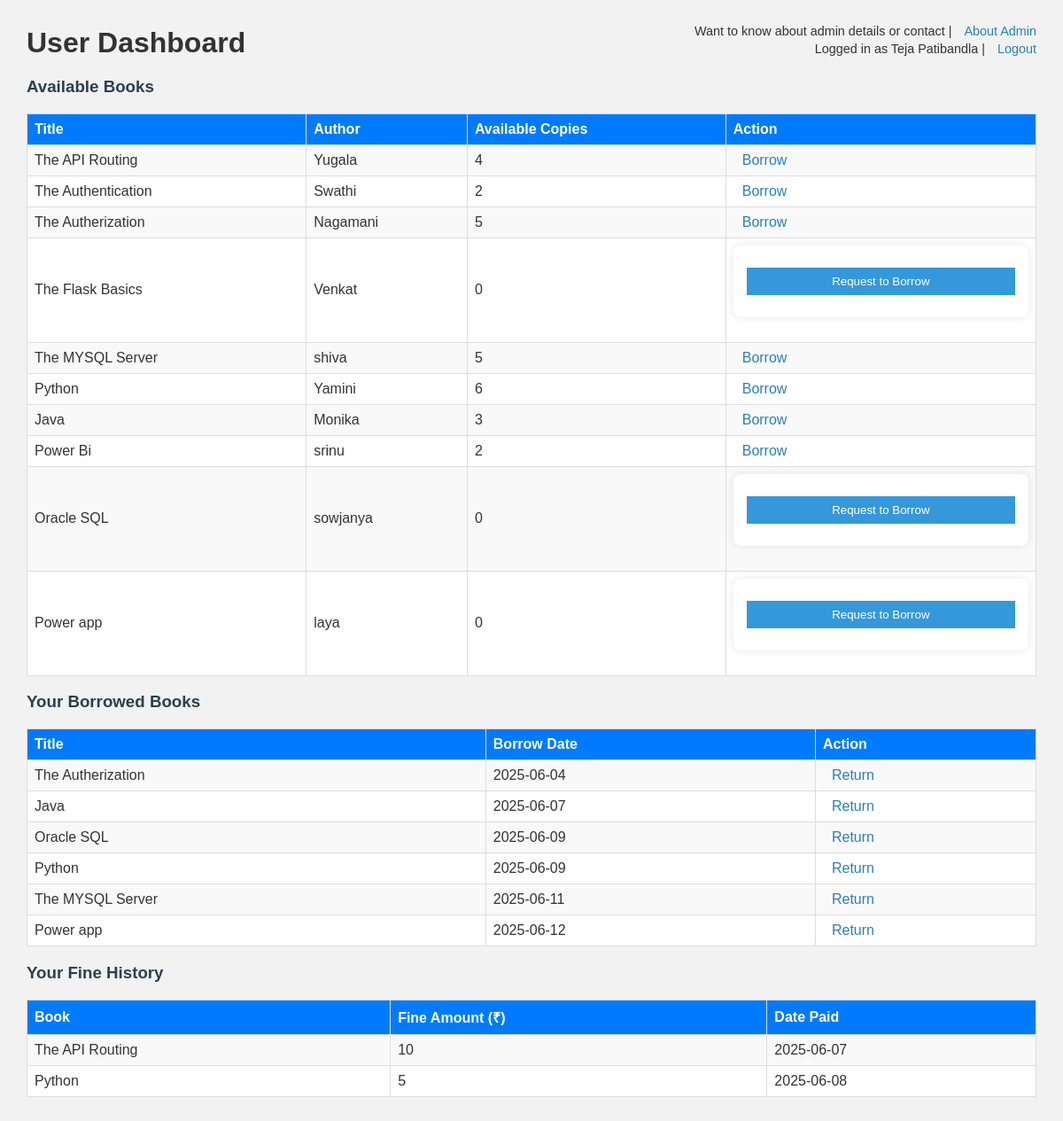
Screenshot of /user_dashboard (signed in) with the database file from the repository.
### project2.py (models this page shows)
class User(db.Model):
    id = db.Column(db.Integer, primary_key=True)
    name = db.Column(db.String(100))
    role = db.Column(db.String(10))
    username = db.Column(db.String(80), unique=True)
    email = db.Column(db.String(100), unique=True)
    password = db.Column(db.String(200))

class Book(db.Model):
    id = db.Column(db.Integer, primary_key=True)
    title = db.Column(db.String(150))
    author = db.Column(db.String(100))
    total_copies = db.Column(db.Integer)
    available_copies = db.Column(db.Integer)

class Borrow(db.Model):
    id = db.Column(db.Integer, primary_key=True)
    user_id = db.Column(db.Integer, db.ForeignKey('user.id'))
    book_id = db.Column(db.Integer, db.ForeignKey('book.id'))
    borrow_date = db.Column(db.DateTime)
    user = db.relationship('User', backref='borrows')
    book = db.relationship('Book', backref='borrows')

class FineHistory(db.Model):
    id = db.Column(db.Integer, primary_key=True)
    user_id = db.Column(db.Integer, db.ForeignKey('user.id'))
    book_id = db.Column(db.Integer, db.ForeignKey('book.id'))
    fine_amount = db.Column(db.Integer)
    date_paid = db.Column(db.DateTime, default=datetime.now)
    user = db.relationship('User', backref='fines')
    book = db.relationship('Book', backref='fines')

### project2.py (the view)
@app.route('/user_dashboard')
@login_required
def user_dashboard():
    if session.get('role') != 'user':
        flash("Access denied.")
        return redirect(url_for('dashboard_redirect'))
    user = User.query.get(session['user_id'])
    books = Book.query.all()
    borrowed = Borrow.query.filter_by(user_id=user.id).all()
    fines = FineHistory.query.filter_by(user_id=user.id).all()
    book_count = len(books)
    return render_template('dashboard_user.html', user=user, books=books, book_count=book_count,
                           borrowed=borrowed, fines=fines)

### project2.py (called while the page is built)
def login_required(f):
    @wraps(f)
    def decorated(*args, **kwargs):
        if 'user_id' not in session:
            flash("Please login first.")
            return redirect(url_for('login'))
        return f(*args, **kwargs)
    return decorated

### templates/dashboard_user.html (shortened to what this page needs)
<!DOCTYPE html>
<html>
<head>
    <link rel="stylesheet" href="{{ url_for('static', filename='style.css') }}">
</head>
<body>
    <header>
    <h1>User Dashboard</h1>
    <div class="logout">
        Logged in as {{ user.name }} |
        <a href="{{ url_for('logout') }}">Logout</a>
    </div>
    <div class="about">
        Want to know about admin details or contact |
        <a href="{{ url_for('about') }}">About Admin</a>
    </div>
</header>
    <h3>Available Books</h3>
    <table border="1" cellpadding="10">
        <tr>
            <th>Title</th>
            <th>Author</th>
            <th>Available Copies</th>
            <th>Action</th>
        </tr>
        {% for book in books %}
        <tr>
            <td>{{ book.title }}</td>
            <td>{{ book.author }}</td>
            <td>{{ book.available_copies }}</td>
            <td>
                {% if book.available_copies > 0 %}
                    <a href="{{ url_for('borrow', book_id=book.id) }}">Borrow</a>
                {% else %}
                    <form method="POST" action="{{ url_for('request_waitlist', book_id=book.id) }}">
                        <button type="submit">Request to Borrow</button>
                    </form>
                {% endif %}
            </td>
        </tr>
        {% endfor %}
    </table>
    <h3>Your Borrowed Books</h3>
    <table border="1" cellpadding="10">
        <tr>
            <th>Title</th>
            <th>Borrow Date</th>
            <th>Action</th>
        </tr>
        {% for item in borrowed %}
        <tr>
            <td>{{ item.book.title }}</td>
            <td>{{ item.borrow_date.strftime('%Y-%m-%d') }}</td>
            <td><a href="{{ url_for('return_book', borrow_id=item.id) }}">Return</a></td>
        </tr>
        {% endfor %}
    </table>
   <h3>Your Fine History</h3>
    <table border="1" cellpadding="10">
    <tr>
        <th>Book</th>
        <th>Fine Amount (₹)</th>
        <th>Date Paid</th>
    </tr>
    {% for fine in fines %}
    <tr>
        <td>{{ fine.book.title }}</td>
        <td>{{ fine.fine_amount }}</td>
        <td>{{ fine.date_paid.strftime('%Y-%m-%d') }}</td>
    </tr>
    {% else %}
    <tr><td colspan="3">No fine records.</td></tr>
    {% endfor %}
</table>
</body>
</html>

### static/style.css (style rules this page uses)
body { font-family: Arial, sans-serif; margin: 30px; background-color: #f2f2f2; color: #333; }
h1 { margin-bottom: 20px; }
h2, h3 { color: #2c3e50; }
table { width: 100%; border-collapse: collapse; background-color: white; }
th, td { border: 1px solid #ddd; padding: 8px; text-align: left; }
th { background-color: #007bff; color: white; }
tr:nth-child(even) { background-color: #f9f9f9; }
.logout { float: right; font-size: 0.9rem; margin-top: -40px; }
.about { float: right; font-size: 0.9rem; margin-top: -60px; }
form { margin-bottom: 20px; padding: 15px; background-color: white; border-radius: 8px; max-width: 400px; box-shadow: 0 0 10px rgba(0, 0, 0, 0.1); }
input, select, button { display: block; width: 100%; padding: 8px; margin: 10px 0; box-sizing: border-box; }
button { background-color: #3498db; color: white; border: none; cursor: pointer; }
a { color: #2980b9; text-decoration: none; margin-left: 10px; }

### rows the page displays
User: name "Teja Patibandla"
Book: title "The API Routing", author "Yugala", available_copies "4"
Book: title "The Authentication", author "Swathi", available_copies "2"
Book: title "The Autherization", author "Nagamani", available_copies "5"
Book: title "The Flask Basics", author "Venkat", available_copies "0"
Book: title "The MYSQL Server", author "shiva", available_copies "5"
Book: title "Python", author "Yamini", available_copies "6"
Book: title "Java", author "Monika", available_copies "3"
Book: title "Power Bi", author "srinu", available_copies "2"
Book: title "Oracle SQL", author "sowjanya", available_copies "0"
Book: title "Power app", author "laya", available_copies "0"
Borrow: book "The Autherization", borrow_date "2025-06-04"
Borrow: book "Java", borrow_date "2025-06-07"
Borrow: book "Oracle SQL", borrow_date "2025-06-09"
Borrow: book "Python", borrow_date "2025-06-09"
Borrow: book "The MYSQL Server", borrow_date "2025-06-11"
Borrow: book "Power app", borrow_date "2025-06-12"
FineHistory: book "The API Routing", fine_amount "10", date_paid "2025-06-07"
FineHistory: book "Python", fine_amount "5", date_paid "2025-06-08"
